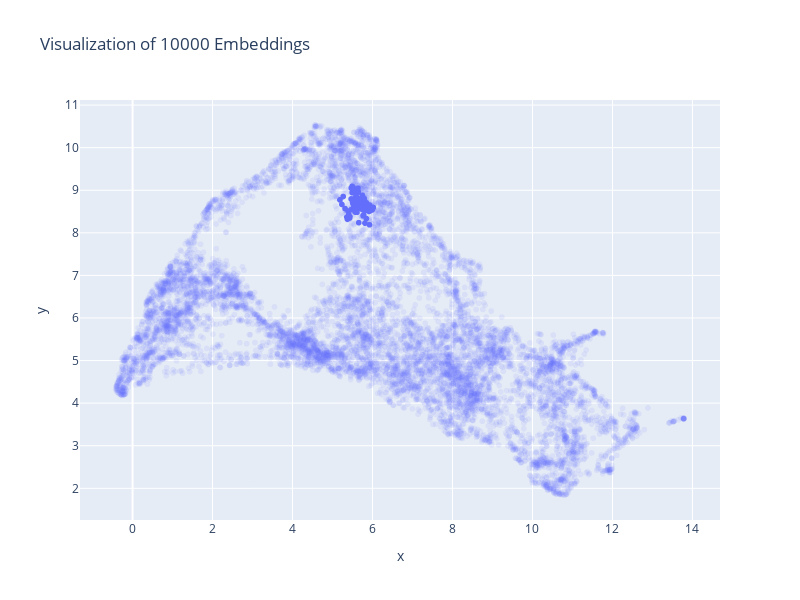

Here is the notebook cell this chart was saved with:
### Code cell
import plotly.express as px

# fig = px.scatter(
#     df, x="x", y="y",
#     color="source",               # color by data source
#     # size="quality",               # optionally size by quality score
#     # opacity=df["sim"],
#     # size="sim",
#     # opacity=mask,
#     hover_data={
#         "nl": True,
#         "bool": True,
#         "quality": True,
#         "sim": True,
#         "x": False, "y": False,
#     },
#     title=f"t-SNE of {N} Text Embeddings"
# )

fig = px.scatter(
    x=x, y=y, opacity=mask,
    # color=bool_mask,
    hover_data={
        "word": words
    },
    title=f"Visualization of {len(x)} Embeddings"
)

# fig.update_traces(marker=dict(opacity=0.7, line_width=0.5))
fig.update_layout(width=800, height=600)
fig.show()

### Figure 1 — Plotly figure (JSON) as saved in the notebook; plotly's stock layout.template omitted (floating-point values rounded to 4 significant figures; data arrays with more than 128 entries replaced by an {"elided": "..."} marker saying what was removed)
{"data": [{"customdata": {"elided": "10000x1 str values"}, "hovertemplate": "x=%{x}<br>y=%{y}<br>word=%{customdata[0]}<extra></extra>", "legendgroup": "", "marker": {"color": "#636efa", "opacity": {"elided": "10000 float values"}, "symbol": "circle"}, "mode": "markers", "name": "", "showlegend": false, "type": "scattergl", "x": {"elided": "10000 float values"}, "xaxis": "x", "y": {"elided": "10000 float values"}, "yaxis": "y"}], "layout": {"height": 600, "legend": {"tracegroupgap": 0}, "title": {"text": "Visualization of 10000 Embeddings"}, "width": 800, "xaxis": {"anchor": "y", "domain": [0, 1], "title": {"text": "x"}}, "yaxis": {"anchor": "x", "domain": [0, 1], "title": {"text": "y"}}}}
